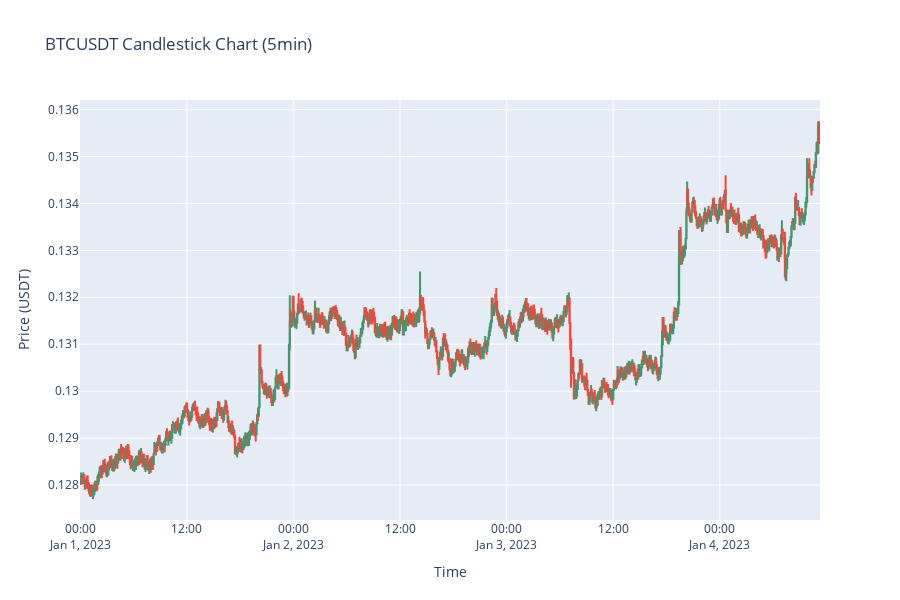

Notebook cell for this chart:
### Code cell
import plotly.graph_objects as go
from plotly.subplots import make_subplots
import pandas as pd

def plot_candlestick_data(data, n_candles=1000):
    """Plot candlestick chart from training data"""
    
    # Extract price data from first n samples
    X_data = data[0][:n_candles].cpu().numpy()  # Shape: (n, 60, 11)
    
    # Take last timestep of each sequence for OHLC
    price_data = X_data[:, -1, :4]  # Last timestep, first 4 features (log prices)
    
    # Convert from log prices to actual prices
    ohlc_data = np.exp(price_data)
    
    # Create DataFrame
    df = pd.DataFrame(ohlc_data, columns=['Open', 'High', 'Low', 'Close'])
    df['Date'] = pd.date_range(start='2023-01-01', periods=len(df), freq='5T')
    
    # Create candlestick chart
    fig = go.Figure(data=go.Candlestick(
        x=df['Date'],
        open=df['Open'],
        high=df['High'], 
        low=df['Low'],
        close=df['Close'],
        name='BTCUSDT'
    ))
    
    fig.update_layout(
        title='BTCUSDT Candlestick Chart (5min)',
        xaxis_title='Time',
        yaxis_title='Price (USDT)',
        height=600,
        xaxis_rangeslider_visible=False
    )
    
    fig.show()
    
    # Print price statistics
    print(f"Price Range: ${df['Low'].min():.2f} - ${df['High'].max():.2f}")
    print(f"Average Close: ${df['Close'].mean():.2f}")
    print(f"Price Volatility: {df['Close'].std():.2f}")

# Plot the data
plot_candlestick_data((X_train, y_train))

### Figure 1 — Plotly figure (JSON) as saved in the notebook; plotly's stock layout.template omitted (floating-point values rounded to 4 significant figures; data arrays with more than 128 entries replaced by an {"elided": "..."} marker saying what was removed)
{"data": [{"close": {"elided": "1000 float values"}, "high": {"elided": "1000 float values"}, "low": {"elided": "1000 float values"}, "name": "BTCUSDT", "open": {"elided": "1000 float values"}, "type": "candlestick", "x": {"elided": "1000 str values"}}], "layout": {"height": 600, "title": {"text": "BTCUSDT Candlestick Chart (5min)"}, "xaxis": {"rangeslider": {"visible": false}, "title": {"text": "Time"}}, "yaxis": {"title": {"text": "Price (USDT)"}}}}
